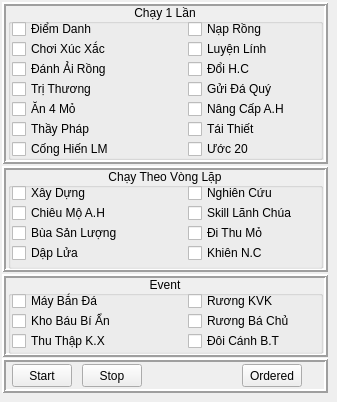
     <widget class="QWidget" name="tab">
      <attribute name="title">
       <string>FarmAcc</string>
      </attribute>
      <widget class="QFrame" name="frame_3">
       <property name="geometry">
        <rect>
         <x>2</x>
         <y>2</y>
         <width>326</width>
         <height>162</height>
        </rect>
       </property>
       <property name="frameShape">
        <enum>QFrame::Box</enum>
       </property>
       <property name="frameShadow">
        <enum>QFrame::Raised</enum>
       </property>
       <property name="lineWidth">
        <number>2</number>
       </property>
       <widget class="QGroupBox" name="groupBox">
        <property name="geometry">
         <rect>
          <x>6</x>
          <y>2</y>
          <width>315</width>
          <height>156</height>
         </rect>
        </property>
        <property name="title">
         <string>Chạy 1 Lần</string>
        </property>
        <property name="alignment">
         <set>Qt::AlignCenter</set>
        </property>
        <widget class="QCheckBox" name="CB_Diem_Danh">
         <property name="geometry">
          <rect>
           <x>4</x>
           <y>15</y>
           <width>120</width>
           <height>20</height>
          </rect>
         </property>
         <property name="text">
          <string>Điểm Danh</string>
         </property>
        </widget>
        <widget class="QCheckBox" name="CB_Choi_Xuc_Xac">
         <property name="geometry">
          <rect>
           <x>4</x>
           <y>35</y>
           <width>120</width>
           <height>20</height>
          </rect>
         </property>
         <property name="text">
          <string>Chơi Xúc Xắc</string>
         </property>
        </widget>
        <widget class="QCheckBox" name="CB_DAnh_Ai_Rong">
         <property name="geometry">
          <rect>
           <x>4</x>
           <y>55</y>
           <width>120</width>
           <height>20</height>
          </rect>
         </property>
         <property name="text">
          <string>Đánh Ải Rồng</string>
         </property>
        </widget>
        <widget class="QCheckBox" name="CB_An_4_Mo">
         <property name="geometry">
          <rect>
           <x>4</x>
           <y>95</y>
           <width>120</width>
           <height>20</height>
          </rect>
         </property>
         <property name="text">
          <string>Ăn 4 Mỏ</string>
         </property>
        </widget>
        <widget class="QCheckBox" name="CB_Tri_Thuong">
         <property name="geometry">
          <rect>
           <x>4</x>
           <y>75</y>
           <width>120</width>
           <height>20</height>
          </rect>
         </property>
         <property name="text">
          <string>Trị Thương</string>
         </property>
        </widget>
        <widget class="QCheckBox" name="CB_Thay_Phap">
         <property name="geometry">
          <rect>
           <x>4</x>
           <y>115</y>
           <width>120</width>
           <height>20</height>
          </rect>
         </property>
         <property name="text">
          <string>Thầy Pháp</string>
         </property>
        </widget>
        <widget class="QCheckBox" name="CB_Cong_Hien_LM">
         <property name="geometry">
          <rect>
           <x>4</x>
           <y>135</y>
           <width>120</width>
           <height>20</height>
          </rect>
         </property>
         <property name="text">
          <string>Cống Hiến LM</string>
         </property>
        </widget>
        <widget class="QCheckBox" name="CB_Luyen_Linh">
         <property name="geometry">
          <rect>
           <x>180</x>
           <y>35</y>
           <width>120</width>
           <height>20</height>
          </rect>
         </property>
         <property name="text">
          <string>Luyện Lính</string>
         </property>
        </widget>
        <widget class="QCheckBox" name="CB_Gui_Da_Quy">
         <property name="geometry">
          <rect>
           <x>180</x>
           <y>75</y>
           <width>120</width>
           <height>20</height>
          </rect>
         </property>
         <property name="text">
          <string>Gửi Đá Quý</string>
         </property>
        </widget>
        <widget class="QCheckBox" name="CB_Nang_Cap_AH">
         <property name="geometry">
          <rect>
           <x>180</x>
           <y>95</y>
           <width>120</width>
           <height>20</height>
          </rect>
         </property>
         <property name="text">
          <string>Nâng Cấp A.H</string>
         </property>
        </widget>
        <widget class="QCheckBox" name="CB_Doi_Hc">
         <property name="geometry">
          <rect>
           <x>180</x>
           <y>55</y>
           <width>120</width>
           <height>20</height>
          </rect>
         </property>
         <property name="text">
          <string>Đổi H.C</string>
         </property>
        </widget>
        <widget class="QCheckBox" name="Cb_Nap_Rong">
         <property name="geometry">
          <rect>
           <x>180</x>
           <y>15</y>
           <width>120</width>
           <height>20</height>
          </rect>
         </property>
         <property name="text">
          <string>Nạp Rồng</string>
         </property>
        </widget>
        <widget class="QCheckBox" name="CB_Uoc">
         <property name="geometry">
          <rect>
           <x>180</x>
           <y>135</y>
           <width>120</width>
           <height>20</height>
          </rect>
         </property>
         <property name="text">
          <string>Ước 20</string>
         </property>
        </widget>
        <widget class="QCheckBox" name="CB_Tai_Thiet">
         <property name="geometry">
          <rect>
           <x>180</x>
           <y>115</y>
           <width>120</width>
           <height>20</height>
          </rect>
         </property>
         <property name="text">
          <string>Tái Thiết</string>
         </property>
        </widget>
       </widget>
      </widget>
      <widget class="QFrame" name="frame_4">
       <property name="geometry">
        <rect>
         <x>2</x>
         <y>166</y>
         <width>326</width>
         <height>106</height>
        </rect>
       </property>
       <property name="frameShape">
        <enum>QFrame::Box</enum>
       </property>
       <property name="frameShadow">
        <enum>QFrame::Raised</enum>
       </property>
       <property name="lineWidth">
        <number>2</number>
       </property>
       <widget class="QGroupBox" name="groupBox_2">
        <property name="geometry">
         <rect>
          <x>6</x>
          <y>2</y>
          <width>315</width>
          <height>101</height>
         </rect>
        </property>
        <property name="title">
         <string>Chạy Theo Vòng Lặp</string>
        </property>
        <property name="alignment">
         <set>Qt::AlignCenter</set>
        </property>
        <widget class="QCheckBox" name="CB_XayDung">
         <property name="geometry">
          <rect>
           <x>4</x>
           <y>15</y>
           <width>120</width>
           <height>20</height>
          </rect>
         </property>
         <property name="text">
          <string>Xây Dựng</string>
         </property>
        </widget>
        <widget class="QCheckBox" name="CB_Chieu_Mo_AH">
         <property name="geometry">
          <rect>
           <x>4</x>
           <y>35</y>
           <width>120</width>
           <height>20</height>
          </rect>
         </property>
         <property name="text">
          <string>Chiêu Mộ A.H</string>
         </property>
        </widget>
        <widget class="QCheckBox" name="CB_Bua_San_Luong">
         <property name="geometry">
          <rect>
           <x>4</x>
           <y>55</y>
           <width>120</width>
           <height>20</height>
          </rect>
         </property>
         <property name="text">
          <string>Bùa Sản Lượng</string>
         </property>
        </widget>
        <widget class="QCheckBox" name="CB_DapLua">
         <property name="geometry">
          <rect>
           <x>4</x>
           <y>75</y>
           <width>120</width>
           <height>20</height>
          </rect>
         </property>
         <property name="text">
          <string>Dập Lửa</string>
         </property>
        </widget>
        <widget class="QCheckBox" name="CB_Skill_Lanh_Chua">
         <property name="geometry">
          <rect>
           <x>180</x>
           <y>35</y>
           <width>120</width>
           <height>20</height>
          </rect>
         </property>
         <property name="text">
          <string>Skill Lãnh Chúa</string>
         </property>
        </widget>
        <widget class="QCheckBox" name="CB_Khien_Nc">
         <property name="geometry">
          <rect>
           <x>180</x>
           <y>75</y>
           <width>120</width>
           <height>20</height>
          </rect>
         </property>
         <property name="text">
          <string>Khiên N.C</string>
         </property>
        </widget>
        <widget class="QCheckBox" name="CB_Di_Thu_Mo">
         <property name="geometry">
          <rect>
           <x>180</x>
           <y>55</y>
           <width>120</width>
           <height>20</height>
          </rect>
         </property>
         <property name="text">
          <string>Đi Thu Mỏ</string>
         </property>
        </widget>
        <widget class="QCheckBox" name="CB_Nghien_Cuu">
         <property name="geometry">
          <rect>
           <x>180</x>
           <y>15</y>
           <width>131</width>
           <height>20</height>
          </rect>
         </property>
         <property name="text">
          <string>Nghiên Cứu</string>
         </property>
        </widget>
       </widget>
      </widget>
      <widget class="QFrame" name="frame_5">
       <property name="geometry">
        <rect>
         <x>2</x>
         <y>274</y>
         <width>326</width>
         <height>83</height>
        </rect>
       </property>
       <property name="frameShape">
        <enum>QFrame::Box</enum>
       </property>
       <property name="frameShadow">
        <enum>QFrame::Raised</enum>
       </property>
       <property name="lineWidth">
        <number>2</number>
       </property>
       <widget class="QGroupBox" name="groupBox_4">
        <property name="geometry">
         <rect>
          <x>6</x>
          <y>2</y>
          <width>315</width>
          <height>78</height>
         </rect>
        </property>
        <property name="title">
         <string>Event</string>
        </property>
        <property name="alignment">
         <set>Qt::AlignCenter</set>
        </property>
        <widget class="QCheckBox" name="CB_May_Ban_Da">
         <property name="geometry">
          <rect>
           <x>4</x>
           <y>15</y>
           <width>120</width>
           <height>20</height>
          </rect>
         </property>
         <property name="text">
          <string>Máy Bắn Đá</string>
         </property>
        </widget>
        <widget class="QCheckBox" name="CB_Kho_Bau_Bi_An">
         <property name="geometry">
          <rect>
           <x>4</x>
           <y>35</y>
           <width>120</width>
           <height>20</height>
          </rect>
         </property>
         <property name="text">
          <string>Kho Báu Bí Ẩn</string>
         </property>
        </widget>
        <widget class="QCheckBox" name="CB_Thu_Thap_Kiet_Xuat">
         <property name="geometry">
          <rect>
           <x>4</x>
           <y>55</y>
           <width>120</width>
           <height>20</height>
          </rect>
         </property>
         <property name="text">
          <string>Thu Thập K.X</string>
         </property>
        </widget>
        <widget class="QCheckBox" name="Cb_Ruong_Ba_Chu">
         <property name="geometry">
          <rect>
           <x>180</x>
           <y>35</y>
           <width>120</width>
           <height>20</height>
          </rect>
         </property>
         <property name="text">
          <string>Rương Bá Chủ</string>
         </property>
        </widget>
        <widget class="QCheckBox" name="Cb_Gac_Lau_Kho_Bau">
         <property name="geometry">
          <rect>
           <x>180</x>
           <y>55</y>
           <width>120</width>
           <height>20</height>
          </rect>
         </property>
         <property name="text">
          <string>Đôi Cánh B.T</string>
         </property>
        </widget>
        <widget class="QCheckBox" name="Cb_Ruong_KVK">
         <property name="geometry">
          <rect>
           <x>180</x>
           <y>15</y>
           <width>120</width>
           <height>20</height>
          </rect>
         </property>
         <property name="text">
          <string>Rương KVK</string>
         </property>
        </widget>
       </widget>
      </widget>
      <widget class="QFrame" name="frame_7">
       <property name="geometry">
        <rect>
         <x>2</x>
         <y>358</y>
         <width>326</width>
         <height>35</height>
        </rect>
       </property>
       <property name="frameShape">
        <enum>QFrame::Box</enum>
       </property>
       <property name="frameShadow">
        <enum>QFrame::Raised</enum>
       </property>
       <property name="lineWidth">
        <number>2</number>
       </property>
       <widget class="QPushButton" name="pushButton_5">
        <property name="geometry">
         <rect>
          <x>80</x>
          <y>6</y>
          <width>60</width>
          <height>23</height>
         </rect>
        </property>
        <property name="styleSheet">
         <string notr="true"/>
        </property>
        <property name="text">
         <string>Stop</string>
        </property>
        <property name="autoDefault">
         <bool>true</bool>
        </property>
        <property name="default">
         <bool>false</bool>
        </property>
        <property name="flat">
         <bool>false</bool>
        </property>
       </widget>
       <widget class="QPushButton" name="pushButton_4">
        <property name="geometry">
         <rect>
          <x>10</x>
          <y>6</y>
          <width>60</width>
          <height>23</height>
         </rect>
        </property>
        <property name="styleSheet">
         <string notr="true"/>
        </property>
        <property name="text">
         <string>Start</string>
        </property>
        <property name="autoDefault">
         <bool>true</bool>
        </property>
        <property name="default">
         <bool>false</bool>
        </property>
        <property name="flat">
         <bool>false</bool>
        </property>
       </widget>
       <widget class="QPushButton" name="Btn_Mua">
        <property name="geometry">
         <rect>
          <x>240</x>
          <y>6</y>
          <width>60</width>
          <height>23</height>
         </rect>
        </property>
        <property name="styleSheet">
         <string notr="true"/>
        </property>
        <property name="text">
         <string>Ordered</string>
        </property>
        <property name="autoDefault">
         <bool>true</bool>
        </property>
        <property name="default">
         <bool>false</bool>
        </property>
        <property name="flat">
         <bool>false</bool>
        </property>
       </widget>
      </widget>
     </widget>
